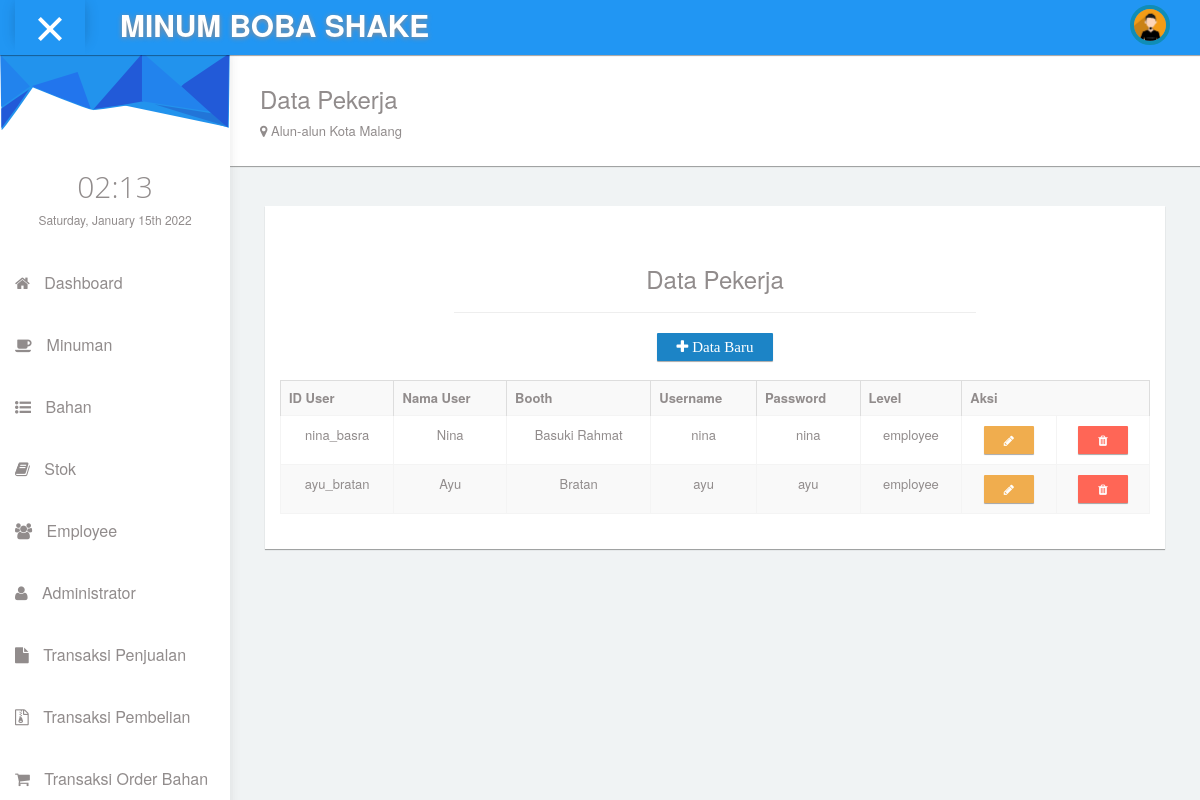
Screenshot of /adm_user.php with the database file from the repository.
### tables this page shows
CREATE TABLE `user` (
  `id_user` varchar(20) NOT NULL,
  `nama_user` varchar(40) NOT NULL,
  `booth` varchar(50) NOT NULL,
  `username` varchar(30) NOT NULL,
  `password` varchar(30) NOT NULL,
  `level` enum('admin','employee') NOT NULL
);

### adm_user.php (the view, shortened to what this page needs)
<!DOCTYPE html>
<html lang="en">
<head>
    <link rel="stylesheet" type="text/css" href="asset/css/bootstrap.min.css">
      <link rel="stylesheet" type="text/css" href="asset/css/plugins/font-awesome.min.css"/>
      <link rel="stylesheet" type="text/css" href="asset/css/plugins/simple-line-icons.css"/>
      <link rel="stylesheet" type="text/css" href="asset/css/plugins/animate.min.css"/>
      <link rel="stylesheet" type="text/css" href="asset/css/plugins/fullcalendar.min.css"/>
  <link href="asset/css/style.css" rel="stylesheet">
  </head>
 <body id="mimin" class="dashboard">
        <nav class="navbar navbar-default header navbar-fixed-top">
          <div class="col-md-12 nav-wrapper">
            <div class="navbar-header" style="width:100%;">
              <div class="opener-left-menu is-open">
                <span class="bottom"></span>
              </div>
                <a href="index.html" class="navbar-brand">
                 <b>MINUM BOBA SHAKE</b>
                </a>
              <ul class="nav navbar-nav navbar-right user-nav">
                <li class="user-name"><span><?php echo $_SESSION['nama_user'];?></span></li>
                  <li class="dropdown avatar-dropdown">
                   <img src="asset/img/avatar.jpg" class="img-circle avatar" alt="user name" data-toggle="dropdown" aria-haspopup="true" aria-expanded="true"/>
                </li>
                <li ><a href="#"></a></li>
              </ul>
            </div>
          </div>
        </nav>
      <div class="container-fluid mimin-wrapper">
             <div id="left-menu">
              <div class="sub-left-menu scroll">
                <ul class="nav nav-list">
                    <li><div class="left-bg"></div></li>
                    <li class="time">
                      <h1 class="animated fadeInLeft">21:00</h1>
                      <p class="animated fadeInRight">Sat,October 1st 2029</p>
                    </li>
                     <li><a href="adm_dash.php" class="tree-toggle nav-header"><span class="fa-home fa"></span> Dashboard</a></li>
                     <li><a href="adm_minum.php"><span class="fa-coffee fa"></span> Minuman</a></li>
                    <li><a href="adm_bahan.php"><span class="fa-list-ul fa"></span> Bahan</a></li>
                    <li><a href="adm_stok.php"><span class="fa-book fa"></span> Stok</a></li>
                    <li><a href="adm_user.php"><span class="fa-users fa"></span> Employee</a></li>
                    <li><a href="adm_adm.php"><span class="fa-user fa"></span> Administrator</a></li>
                    <li><a href="adm_jual.php"><span class="fa-file fa"></span> Transaksi Penjualan</a></li>
                    <li><a href="adm_beli.php"><span class="fa-file-archive-o fa"></span> Transaksi Pembelian</a></li>
                    <li><a href="adm_orderan.php"><span class="fa-shopping-cart fa"></span> Transaksi Order Bahan</a></li>
                  </ul>
                </div>
            </div>
            <div id="content">
                <div class="panel">
                  <div class="panel-body">
                      <div class="col-md-6 col-sm-12">
                        <h3 class="animated fadeInLeft">Data Pekerja</h3>
                        <p class="animated fadeInDown"><span class="fa  fa-map-marker"></span> Alun-alun Kota Malang</p>
                    </div>
                  </div>
                </div>
                <div class="col-md-12" style="padding:20px;">
                    <div class="col-md-12 padding-0">
                        <div class="col-md-12 padding-0">
                            <div class="col-md-12 padding-0">
                                <div class="col-md-12">
                                    <div class="panel box-v1">
                                      <div class="panel-body text-center">
                                        <h3>Data Pekerja</h3>
                                        <hr/>
                                        <center><a href="adm_c_user.php" class="btn btn-primary btn-sm"><span class="fa fa-plus" style="font-size: 15px;">  Data Baru</span></a></center>
                                        <br>
                                        <table class="table table-bordered table-striped">
                                          <tr>
                                            <th>ID User</th>
                                            <th>Nama User</th>
                                            <th>Booth</th>
                                            <th>Username</th>
                                            <th>Password</th>
                                            <th>Level</th>
                                            <th colspan="2">Aksi</th>
                                          </tr>
                                          <?php
                                            include 'koneksi.php';
                                            $data = mysqli_query($konek, "SELECT * from user where level='employee'");
                                            while ($d = mysqli_fetch_array($data)) {
                                          ?>
                                            <tr>
                                              <td><?php echo $d['id_user']; ?></td>
                                              <td><?php echo $d['nama_user']; ?></td>
                                              <td><?php echo $d['booth']; ?></td>
                                              <td><?php echo $d['username']; ?></td>
                                              <td><?php echo $d['password']; ?></td>
                                              <td><?php echo $d['level']; ?></td>
                                              <td>
                                              <a href="adm_ub_user.php?id_user=<?php echo $d['id_user']; ?>" class="btn btn-warning btn-sm"><span class="fa fa-pencil"></span></a>
                                              </td>
                                              <td>
                                              <a href="adm_h_user.php?id_user=<?php echo $d['id_user']; ?>" onclick="return confirm('Apakah anda yakin?')" class="btn btn-danger btn-sm"><span class="fa fa-trash"></span></a>
                                              </td>
                                            </tr>
                                            <?php
                                            }
                                            ?>
                                        </table>
                                      </div>
                                    </div>
                                </div>
                            </div>
                        </div>
                    </div>
              </div>
      </div>
  </body>
</html>

### rows the page displays
user: id_user "nina_basra", nama_user "Nina", booth "Basuki Rahmat", username "nina", password "nina", level "employee"
user: id_user "ayu_bratan", nama_user "Ayu", booth "Bratan", username "ayu", password "ayu", level "employee"
